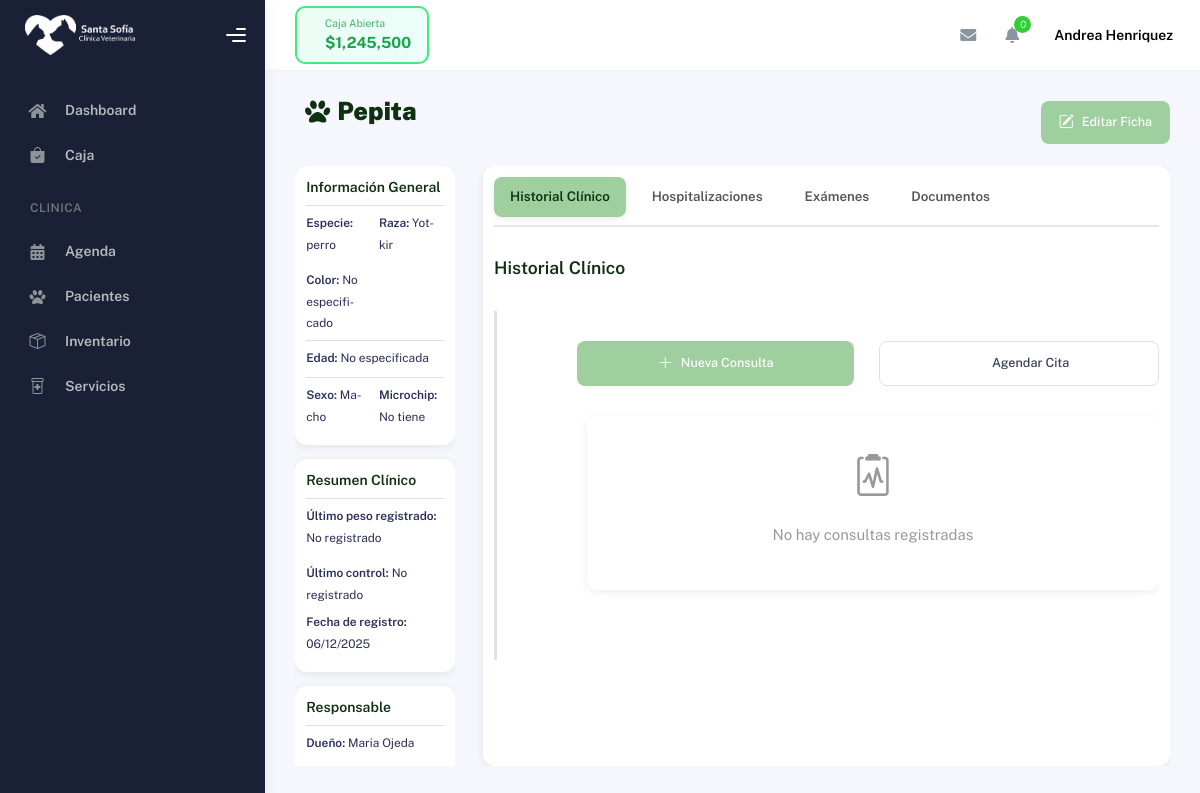
The app's page /hospital/pacientes/3/ (signed in), older data.
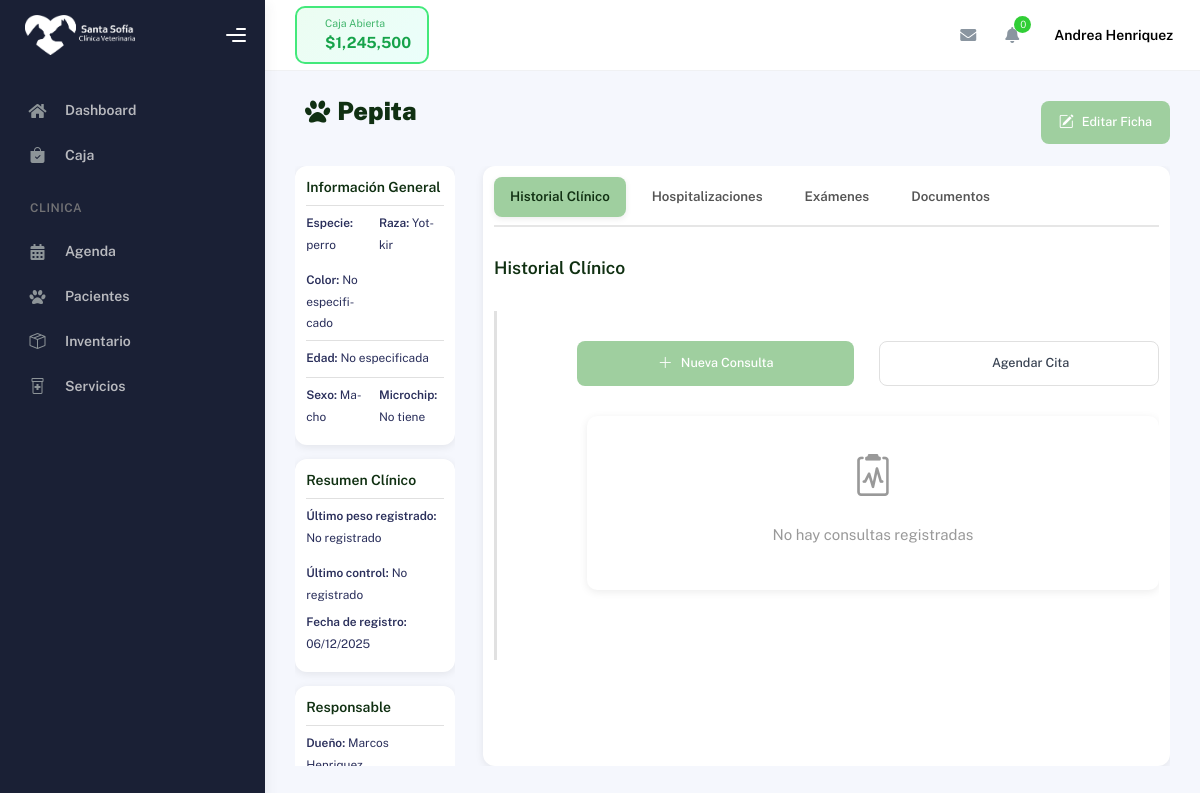
The same page, newer data.
### hospital/models.py (models this page shows, shortened)
class Paciente(models.Model):
    SEXO_CHOICES = [
        ('M', 'Macho'),
        ('H', 'Hembra'),
    ]
    nombre = models.CharField(max_length=100)
    especie = models.CharField(max_length=50)
    raza = models.CharField(max_length=100, blank=True, null=True)
    sexo = models.CharField(max_length=1, choices=SEXO_CHOICES)
    color = models.CharField(max_length=50, blank=True, null=True)
    microchip = models.CharField(max_length=50, blank=True, null=True)
    fecha_nacimiento = models.DateField(null=True, blank=True, verbose_name="Fecha de nacimiento")
    edad_anos = models.IntegerField(null=True, blank=True, verbose_name="Edad en años")
    edad_meses = models.IntegerField(null=True, blank=True, verbose_name="Edad en meses")
    ultimo_peso = models.DecimalField(max_digits=5, decimal_places=2, blank=True, null=True)
    observaciones = models.TextField(blank=True, null=True)
    propietario = models.ForeignKey('Propietario', on_delete=models.CASCADE, related_name='pacientes')
    activo = models.BooleanField(default=True)
    fecha_registro = models.DateTimeField(auto_now_add=True)
    fecha_ultima_modificacion = models.DateTimeField(auto_now=True)
    fecha_ultimo_control = models.DateField(blank=True, null=True)
    class Meta:
        verbose_name = "Paciente"
        verbose_name_plural = "Pacientes"
        ordering = ['-fecha_registro']
    def __str__(self):
        return f"{self.nombre} - {self.propietario.nombre_completo}"
    @property
    def edad_formateada(self):
        return "No especificada"
    @property
    def ultimo_peso_formateado(self):
        return f"{self.ultimo_peso} kg" if self.ultimo_peso else "No registrado"

class Propietario(models.Model):
    nombre = models.CharField(max_length=100)
    apellido = models.CharField(max_length=100)
    telefono = models.CharField(max_length=20, blank=True, null=True)
    email = models.EmailField(blank=True, null=True)
    direccion = models.TextField(blank=True, null=True)
    fecha_registro = models.DateTimeField(auto_now_add=True)
    class Meta:
        verbose_name = "Propietario"
        verbose_name_plural = "Propietarios"
        ordering = ['apellido', 'nombre']
    @property
    def nombre_completo(self):
        return f"{self.nombre} {self.apellido}".strip()

### hospital/views.py (the view)
# urls.py: path('pacientes/<int:paciente_id>/', views.ficha_mascota_view, name='ficha_mascota'),
@login_required
def ficha_mascota_view(request, paciente_id):
    paciente = get_object_or_404(Paciente, id=paciente_id, activo=True)
    print(f"Paciente: {paciente.nombre}")
    print(f"Propietario ID: {paciente.propietario.id}")
    print(f"Propietario nombre: {paciente.propietario.nombre}")
    print(f"Propietario apellido: {paciente.propietario.apellido}")
    print(f"Propietario nombre_completo: {paciente.propietario.nombre_completo}")
    propietarios = Propietario.objects.all().order_by('nombre', 'apellido')
    context = {
        'paciente': paciente,
        'propietarios': propietarios,
    }
    if MODELOS_EXTENDIDOS:
        try:
            context['consultas'] = Consulta.objects.filter(paciente=paciente).order_by('-fecha')[:10]
        except:
            context['consultas'] = []
        try:
            context['hospitalizaciones'] = Hospitalizacion.objects.filter(idMascota=paciente).order_by('-fecha_ingreso')
        except:
            context['hospitalizaciones'] = []
        try:
            context['examenes'] = Examen.objects.filter(paciente=paciente).order_by('-fecha')
        except:
            context['examenes'] = []
        try:
            context['documentos'] = Documento.objects.filter(paciente=paciente).order_by('-fecha_subida')
        except:
            context['documentos'] = []
        if context['consultas']:
            ultima_consulta = context['consultas'][0]
            paciente.fecha_ultimo_control = ultima_consulta.fecha
            if hasattr(ultima_consulta, 'peso') and ultima_consulta.peso:
                paciente.ultimo_peso = ultima_consulta.peso
            paciente.save()
    else:
        context['consultas'] = []
        context['hospitalizaciones'] = []
        context['examenes'] = []
        context['documentos'] = []
    return render(request, 'pacientes/ficha_mascota.html', context)

### cuentas/models.py (called while the page is built)
    def get_rol_display_custom(self):
        if self.is_staff and self.is_superuser:
            return 'Administración'
        return self.get_rol_display()

### hospital/templates/pacientes/ficha_mascota.html (shortened to what the changed rows need)
{% extends 'partials/base.html' %}
{% load static %}
{% block styles %}
<link rel="stylesheet" href="{% static 'css/base/vet-custom.css' %}">
<link rel="stylesheet" href="{% static 'css/pacientes.css' %}">
{% endblock %}
{% block content %}
<div class="header">
    <h1>
        <i class="fas fa-paw"></i>
        <span class="view-mode">{{ paciente.nombre }}</span>
    </h1>
</div>
<div class="general-container">
    <div class="general-information">
        <div class="section personal-info">
            <h2>Información General</h2>
            <div class="info" id="infoGeneral">
                <div class="info-row">
                    <p><strong>Especie:</strong> <span class="view-mode">{{ paciente.especie }}</span>
                    </p>
                    <p><strong>Raza:</strong> <span class="view-mode">{{ paciente.raza|default:"No especificada" }}</span>
                    </p>
                    <p><strong>Color:</strong> <span class="view-mode">{{ paciente.color|default:"No especificado" }}</span>
                    </p>
                </div>
                <div class="edad-section">
                    <p><strong>Edad:</strong> <span class="view-mode">{{ paciente.edad_formateada }}</span></p>
                </div>
                <div class="info-row">
                    <p><strong>Microchip:</strong> <span class="view-mode">{{ paciente.microchip|default:"No tiene" }}</span>
                    </p>
                </div>
            </div>
        </div>
        <div class="section resumen-clinico">
            <h2>Resumen Clínico</h2>
            <div class="info">
                <div class="info-row">
                    <p><strong>Último peso registrado:</strong> {{ paciente.ultimo_peso_formateado }}</p>
                    <p><strong>Último control:</strong>
                        {% if paciente.fecha_ultimo_control %}
                        {{ paciente.fecha_ultimo_control|date:"d/m/Y H:i" }}
                        {% else %}
                        No registrado
                        {% endif %}
                    </p>
                </div>
                <p><strong>Fecha de registro:</strong> {{ paciente.fecha_registro|date:"d/m/Y" }}</p>
            </div>
        </div>
        <div class="section responsable">
            <h2>Responsable</h2>
            <div class="info">
                <div class="info-row">
                    <div>
                        <p><strong>Dueño:</strong>
                            <span class="view-mode">{{ paciente.propietario.nombre_completo }}</span>
                        </p>
                    </div>
                </div>
            </div>
        </div>
    </div>
</div>
{% endblock %}

Row changes from the older to the newer data that the page shows:
changed Paciente "Pepita": propietario.nombre_completo "Maria Ojeda" → "Marcos…"
